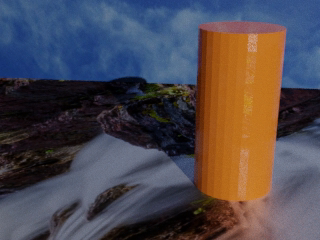
#> input picture frame 10 of ASN3_Data/Vid.mp4, 320 x 240 px
$ jupyter execute 'ASN3_bhuvanj (step 4).ipynb'
#> lines starting #> are read from the running program, lines starting #| are printed output that depends on the picture; after the words box and inside, x2 and y2 are one past the last pixel; in counts of white or black regions, pixels touching at a corner belong together
Step 4

[cell 1]
#imports
import cv2
import numpy as np
import matplotlib.pyplot as plt
from scipy.stats import multivariate_normal

[cell 2]
cap = cv2.VideoCapture("/Users/bhuvanjama/repos/fire/ASN3_Data/Vid.mp4")

while(1):

    _, frame = cap.read()
#> frame is the input picture: shape (240, 320, 3); mean B, G, R 77.9, 72.2, 78.9

    hsv = cv2.cvtColor(frame, cv2.COLOR_BGR2HSV)
#> hsv: shape (240, 320, 3); mean H, S, V 90.1, 124, 106

    orangeMin = np.array([5, 50, 50],np.uint8)
    orangeMax = np.array([15, 255, 255],np.uint8)

    mask = cv2.inRange(hsv, orangeMin, orangeMax)
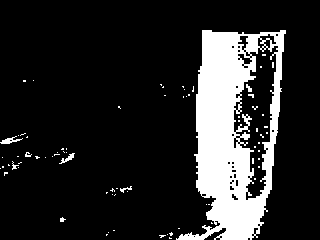
#> mask: shape (240, 320); 15.9% white; 76 white regions (69 under 20 px), largest, box (x1, y1, x2, y2) and area: (176, 30, 286, 240) 11679, (0, 136, 23, 144) 78, (59, 153, 75, 164) 60

    cv2.imshow('Color edge detection',mask)

    cv2.waitKey(1)

cv2.destroyAllWindows()


$ run again, starting later in the video
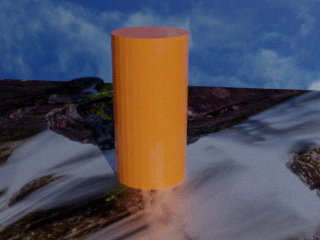
#> input picture frame 45 of ASN3_Data/Vid.mp4, 320 x 240 px
#> frame is the input picture: shape (240, 320, 3); mean B, G, R 88.9, 78.7, 82.3
#> hsv: shape (240, 320, 3); mean H, S, V 93.1, 119, 113.5
#> `mask = cv2.inRange(hsv, orangeMin, orangeMax)`:
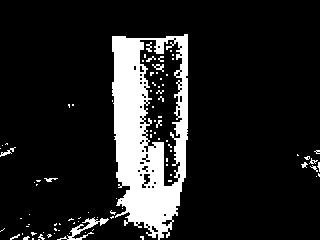
#> mask: shape (240, 320); 13.2% white; 89 white regions (76 under 20 px), largest, box (x1, y1, x2, y2) and area: (112, 34, 188, 240) 9157, (57, 217, 109, 240) 290, (0, 147, 16, 157) 49

$ run again, starting later in the video
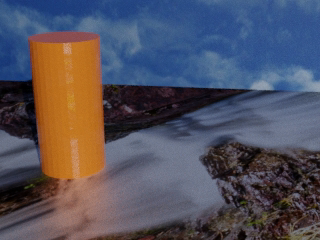
#> input picture frame 80 of ASN3_Data/Vid.mp4, 320 x 240 px
#> frame is the input picture: shape (240, 320, 3); mean B, G, R 93.5, 81.3, 83.5
#> hsv: shape (240, 320, 3); mean H, S, V 93.3, 112.7, 115.8
#> `mask = cv2.inRange(hsv, orangeMin, orangeMax)`:
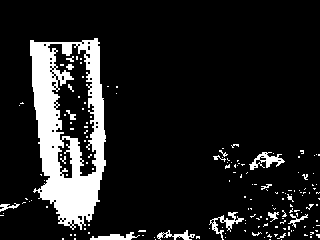
#> mask: shape (240, 320); 12.5% white; 163 white regions (145 under 20 px), largest, box (x1, y1, x2, y2) and area: (30, 38, 106, 230) 7652, (249, 152, 285, 170) 266, (209, 212, 244, 240) 256
